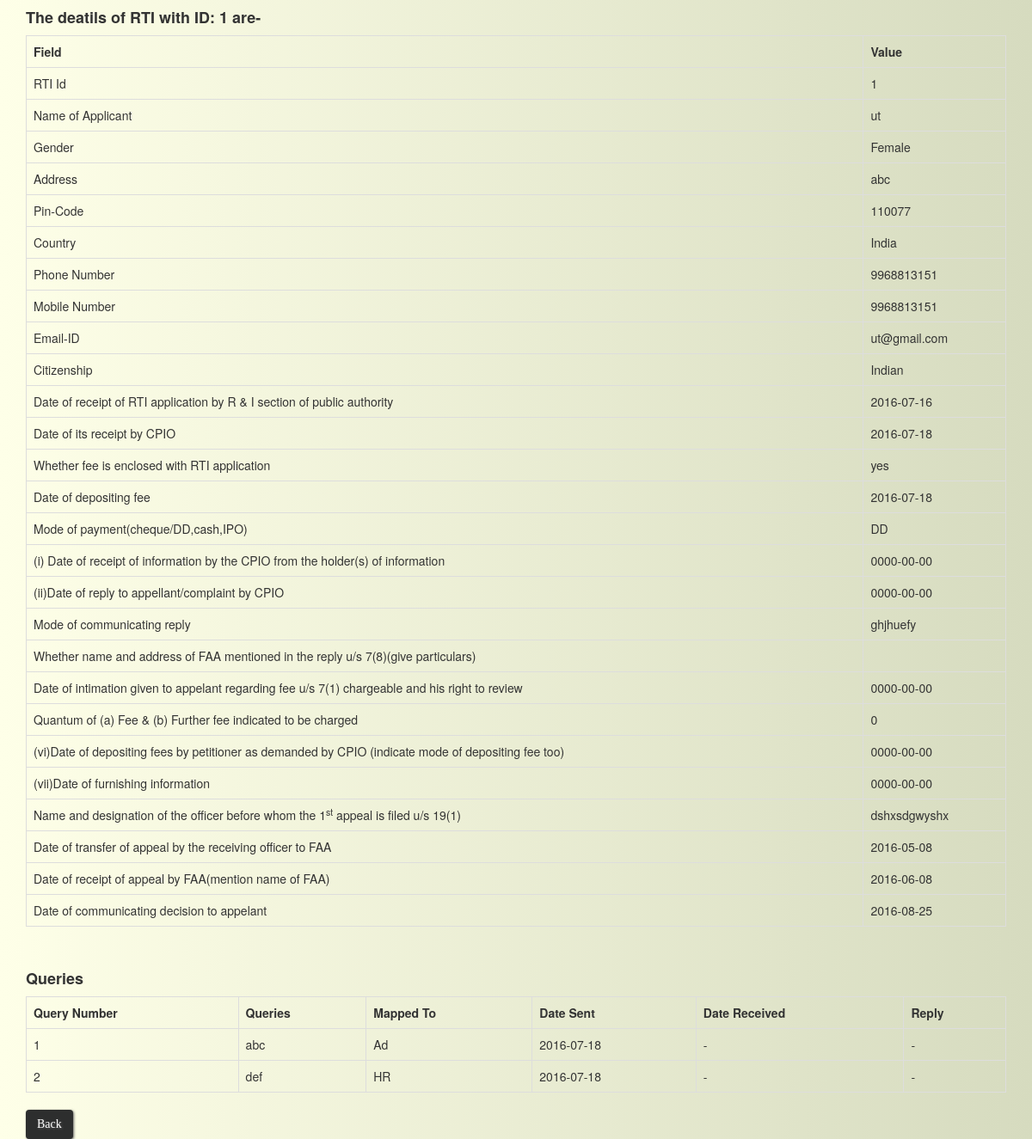
Screenshot of /compid.php?id=1 with the database file from the repository.
### tables this page shows
CREATE TABLE `add_rti` (
  `id` int(11) NOT NULL,
  `name` varchar(30) NOT NULL,
  `gender` varchar(15) NOT NULL,
  `address` varchar(100) NOT NULL,
  `pin_code` int(11) NOT NULL,
  `state` varchar(20) NOT NULL,
  `country` varchar(10) NOT NULL,
  `phone_no` varchar(15) NOT NULL,
  `mobile` varchar(15) NOT NULL,
  `email` varchar(40) NOT NULL,
  `citizenship` varchar(15) NOT NULL,
  `date_of_receipt` date NOT NULL,
  `date_of_receipt_cio` date NOT NULL,
  `timespan` int(11) NOT NULL,
  `fee_enclosed` varchar(10) NOT NULL,
  `fee_deposit_date` date NOT NULL,
  `pay_mode` varchar(20) NOT NULL,
  `archieve` int(11) DEFAULT NULL
);

CREATE TABLE `info_about_reply` (
  `id` int(11) NOT NULL,
  `holder_receipt_date` date NOT NULL,
  `reply_date` date NOT NULL,
  `reply_mode` varchar(20) NOT NULL,
  `reply_time` int(11) NOT NULL,
  `faa_info` varchar(50) NOT NULL
);

CREATE TABLE `section4` (
  `id` int(11) NOT NULL,
  `info_fee_date` date NOT NULL,
  `info_fee` int(11) NOT NULL,
  `fee_submit_date` date NOT NULL,
  `given_info_date` date NOT NULL,
  `info_time` int(11) NOT NULL
);

CREATE TABLE `first_appeal` (
  `id` int(11) NOT NULL,
  `appeal_info` varchar(50) NOT NULL,
  `transfer_date` date NOT NULL,
  `faa_receipt_date` date NOT NULL,
  `meet_date` date NOT NULL
);

CREATE TABLE `t2` (
  `id` int(11) NOT NULL,
  `q_no` int(11) NOT NULL,
  `ques` varchar(200) NOT NULL,
  `map` varchar(50) NOT NULL,
  `date_sent` date NOT NULL
);

### compid.php (the view, shortened to what this page needs)
<!DOCTYPE html>
<html>
	<head>
		<link rel="stylesheet" href="css/background.css">
		<link rel="stylesheet" href="bootstrap/css/bootstrap.min.css">
	</head>
<body>
<div class='container'>
<?php
	include 'config_database.php';
	$id=$_GET['id'];
	echo "<h4><strong>The deatils of RTI with ID: ".$id." are-</strong></h4>" ;
	$query=" SELECT * FROM add_rti where id=".$id;
    $res=mysqli_query($con, $query);
	$r1=mysqli_fetch_assoc($res);
	$query=" SELECT * FROM info_about_reply where id=".$id;
    $res=mysqli_query($con, $query);
	$r2=mysqli_fetch_assoc($res);
	$query=" SELECT * FROM section4 where id=".$id;
    $res=mysqli_query($con, $query);
	$r3=mysqli_fetch_assoc($res);
	$query=" SELECT * FROM first_appeal where id=".$id;
    $res=mysqli_query($con, $query);
	$r5=mysqli_fetch_assoc($res);
	echo "<table class='table table-bordered'>" ;
		echo "<tr>
				<th>Field</th>
				<th>Value</th>
			</tr>";
		echo "<tr>";
			echo "<td>RTI Id</td>";
			echo "<td>".$r1['id']."</td>";
		echo "</tr>";
		echo "<tr>";
			echo "<td>Name of Applicant</td>";
			echo "<td>".$r1['name']."</td>";
		echo "</tr>";
		echo "<tr>";
			echo "<td>Gender</td>";
			echo "<td>".$r1['gender']."</td>";
		echo "</tr>";
		echo "<tr>";
			echo "<td>Address</td>";
			echo "<td>".$r1['address']."</td>";
		echo "</tr>";
		echo "<tr>";
			echo "<td>Pin-Code</td>";
			echo "<td>".$r1['pin_code']."</td>";
		echo "</tr>";
		echo "<tr>";
			echo "<td>Country</td>";
			echo "<td>".$r1['country']."</td>";
		echo "</tr>";
		echo "<tr>";
			echo "<td>Phone Number</td>";
			echo "<td>".$r1['phone_no']."</td>";
		echo "</tr>";
		echo "<tr>";
			echo "<td>Mobile Number</td>";
			echo "<td>".$r1['mobile']."</td>";
		echo "</tr>";
		echo "<tr>";
			echo "<td>Email-ID</td>";
			echo "<td>".$r1['email']."</td>";
		echo "</tr>";
		echo "<tr>";
			echo "<td>Citizenship</td>";
			echo "<td>".$r1['citizenship']."</td>";
		echo "</tr>";
		echo "<tr>";
			echo "<td>Date of receipt of RTI application by R & I section of public authority</td>";
			echo "<td>".$r1['date_of_receipt']."</td>";
		echo "</tr>";
		echo "<tr>";
			echo "<td>Date of its receipt by CPIO</td>";
			echo "<td>".$r1['date_of_receipt_cio']."</td>";
		echo "</tr>";
		echo "<tr>";
			echo "<td>Whether fee is enclosed with RTI application</td>";
			echo "<td>".$r1['fee_enclosed']."</td>";
		echo "</tr>";
		echo "<tr>";
			echo "<td>Date of depositing fee</td>";
			echo "<td>".$r1['fee_deposit_date']."</td>";
		echo "</tr>";
		echo "<tr>";
			echo "<td>Mode of payment(cheque/DD,cash,IPO)</td>";
			echo "<td>".$r1['pay_mode']."</td>";
		echo "</tr>";
		if($r2)
		{
			echo "<tr>";
				echo "<td>(i) Date of receipt of information by the CPIO from the holder(s) of information</td>";
				echo "<td>".$r2['holder_receipt_date']."</td>";
			echo "</tr>";
			echo "<tr>";
				echo "<td>(ii)Date of reply to appellant/complaint by CPIO</td>";
				echo "<td>".$r2['reply_date']."</td>";
			echo "</tr>";
			echo "<tr>";
				echo "<td>Mode of communicating reply</td>";
				echo "<td>".$r2['reply_mode']."</td>";
			echo "</tr>";
			echo "<tr>";
				echo "<td>Whether name and address of FAA mentioned in the reply u/s 7(8)(give particulars)</td>";
				echo "<td>".$r2['faa_info']."</td>";
			echo "</tr>";
		}
		if($r3)
		{
			echo "<tr>";
				echo "<td>Date of intimation given to appelant regarding fee u/s 7(1) chargeable  and his right to review</td>";
				echo "<td>".$r3['info_fee_date']."</td>";
			echo "</tr>";
			echo "<tr>";
				echo "<td>Quantum of (a) Fee & (b) Further fee indicated to be charged</td>";
				echo "<td>".$r3['info_fee']."</td>";
			echo "</tr>";
			echo "<tr>";
				echo "<td>(vi)Date of depositing fees by petitioner as demanded by CPIO (indicate mode of depositing fee too)</td>";
				echo "<td>".$r3['fee_submit_date']."</td>";
			echo "</tr>";
			echo "<tr>";
				echo "<td>(vii)Date of furnishing information</td>";
				echo "<td>".$r3['given_info_date']."</td>";
			echo "</tr>";
		}
		if($r5)
		{
			echo "<tr>";
				echo "<td> Name and designation of the officer before whom  the 1<sup>st</sup> appeal is filed u/s 19(1)</td>";
				echo "<td>".$r5['appeal_info']."</td>";
			echo "</tr>";
			echo "<tr>";
				echo "<td>Date of transfer of appeal by the receiving officer to FAA</td>";
				echo "<td>".$r5['transfer_date']."</td>";
			echo "</tr>";
			echo "<tr>";
				echo "<td>Date of receipt of appeal by FAA(mention name of FAA)</td>";
				echo "<td>".$r5['faa_receipt_date']."</td>";
			echo "</tr>";
			echo "<tr>";
				echo "<td>Date of communicating decision to appelant</td>";
				echo "<td>".$r5['meet_date']."</td>";
			echo "</tr>";
		}
	echo "</table><br>";
	$query=" SELECT * FROM t2 where id=".$id;
    $res=mysqli_query($con, $query);
	$r6=mysqli_fetch_assoc($res);
	$query=" SELECT * FROM reply_queries where id=".$id;
    $res1=mysqli_query($con, $query);
	$r7=mysqli_fetch_assoc($res1);
	echo "<h4><strong>Queries<strong></h4>";
	echo "<table class='table table-bordered'>
			<tr>
				<th>Query Number</th>
				<th>Queries</th>
				<th>Mapped To</th>
				<th>Date Sent</th>
				<th>Date Received</th>
				<th>Reply</th>
			</tr>";
	if($r6)
	{
		do{
			echo "<tr>";
				echo "<td>".$r6['q_no']."</td>";
				echo "<td>".$r6['ques']."</td>";
				echo "<td>".$r6['map']."</td>";
				echo "<td>".$r6['date_sent']."</td>";
				if($r7)
				{
					while($r6['q_no']==$r7['q_no'])
					{
						echo "<td>".$r7['date_received']."</td>";
						echo "<td>".$r7['ans']."; ".$r7['section']."</td>";
						$r7=mysqli_fetch_assoc($res1);
					}
				}
				else
				{
					echo "<td> - </td>";
					echo "<td> - </td>";
				}
			echo "</tr>";
			$r6=mysqli_fetch_assoc($res);
		}while($r6);
	}
	echo "</table>";
	if($r1['archieve']==1)
		echo "<a class=btn href='view_completed_rti.php'>Back</a>" ;
	else
		echo "<a class=btn href='show_prev_rti_option.php?id=".$id."'>Back</a>" ;
?>
</div>
</body>
</html>

### css/background.css (style rules this page uses)
body { background: #feffe8; background: -moz-linear-gradient(left, #feffe8 0%, #d6dbbf 100%); background: -webkit-linear-gradient(left, #feffe8 0%,#d6dbbf 100%); background: linear-gradient(to right, #feffe8 0%,#d6dbbf 100%); filter: progid:DXImageTransform.Microsoft.gradient( startColorstr='#feffe8', endColorstr='#d6dbbf',GradientType=1 ); }
.btn { background: #2d2e2e; background-image: -webkit-linear-gradient(top, #2d2e2e, #6b696b); background-image: -moz-linear-gradient(top, #2d2e2e, #6b696b); background-image: -ms-linear-gradient(top, #2d2e2e, #6b696b); background-image: -o-linear-gradient(top, #2d2e2e, #6b696b); background-image: linear-gradient(to bottom, #2d2e2e, #6b696b); -webkit-border-radius: 23; -moz-border-radius: 23; border-radius: 23px; text-shadow: 1px 1px 3px #616161; -webkit-box-shadow: 1px 1px 3px #666666; -moz-box-shadow: 1px 1px 3px #666666; box-shadow: 1px 1px 3px #666666; font-family: Georgia; color: #ffffff; font-size: 20px; padding: 10px 20px 10px 20px; text-decoration: none; }

### rows the page displays
add_rti: id "1", name "ut", gender "Female", address "abc", pin_code "110077", country "India", phone_no "9968813151", mobile "9968813151", email "ut@gmail.com", citizenship "Indian", date_of_receipt "2016-07-16", date_of_receipt_cio "2016-07-18", fee_enclosed "yes", fee_deposit_date "2016-07-18", pay_mode "DD"
info_about_reply: holder_receipt_date "0000-00-00", reply_date "0000-00-00", reply_mode "ghjhuefy"
section4: info_fee_date "0000-00-00", info_fee "0", fee_submit_date "0000-00-00", given_info_date "0000-00-00"
first_appeal: appeal_info "dshxsdgwyshx", transfer_date "2016-05-08", faa_receipt_date "2016-06-08", meet_date "2016-08-25"
t2: q_no "1", ques "abc", map "Ad", date_sent "2016-07-18"
t2: q_no "2", ques "def", map "HR", date_sent "2016-07-18"

### other values shown
$id "1"
